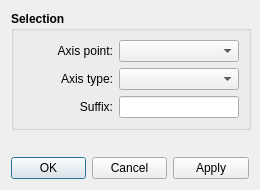
<?xml version="1.0" encoding="UTF-8"?>
<ui version="4.0">
 <class>DialogMirrorByAxis</class>
 <widget class="QDialog" name="DialogMirrorByAxis">
  <property name="geometry">
   <rect>
    <x>0</x>
    <y>0</y>
    <width>260</width>
    <height>190</height>
   </rect>
  </property>
  <property name="minimumSize">
   <size>
    <width>260</width>
    <height>190</height>
   </size>
  </property>
  <property name="windowTitle">
   <string>Mirror by Axis</string>
  </property>
  <layout class="QVBoxLayout" name="verticalLayout">
   <item>
    <widget class="QGroupBox" name="groupBox">
     <property name="minimumSize">
      <size>
       <width>240</width>
       <height>0</height>
      </size>
     </property>
     <property name="maximumSize">
      <size>
       <width>16777215</width>
       <height>16777215</height>
      </size>
     </property>
     <property name="font">
      <font>
       <pointsize>9</pointsize>
       <bold>true</bold>
      </font>
     </property>
     <property name="title">
      <string>Selection</string>
     </property>
     <layout class="QVBoxLayout" name="verticalLayout_2">
      <item>
       <layout class="QFormLayout" name="formLayout">
        <property name="labelAlignment">
         <set>Qt::AlignRight|Qt::AlignTrailing|Qt::AlignVCenter</set>
        </property>
        <item row="0" column="0">
         <widget class="QLabel" name="originPoint_Label">
          <property name="minimumSize">
           <size>
            <width>90</width>
            <height>0</height>
           </size>
          </property>
          <property name="font">
           <font>
            <pointsize>9</pointsize>
            <bold>false</bold>
           </font>
          </property>
          <property name="text">
           <string>Axis point:</string>
          </property>
          <property name="alignment">
           <set>Qt::AlignRight|Qt::AlignTrailing|Qt::AlignVCenter</set>
          </property>
         </widget>
        </item>
        <item row="0" column="1">
         <widget class="QComboBox" name="originPoint_ComboBox">
          <property name="minimumSize">
           <size>
            <width>80</width>
            <height>0</height>
           </size>
          </property>
          <property name="font">
           <font>
            <pointsize>9</pointsize>
            <bold>false</bold>
           </font>
          </property>
         </widget>
        </item>
        <item row="2" column="0">
         <widget class="QLabel" name="suffix_Label">
          <property name="minimumSize">
           <size>
            <width>90</width>
            <height>0</height>
           </size>
          </property>
          <property name="font">
           <font>
            <pointsize>9</pointsize>
            <bold>false</bold>
           </font>
          </property>
          <property name="text">
           <string>Suffix:</string>
          </property>
          <property name="alignment">
           <set>Qt::AlignRight|Qt::AlignTrailing|Qt::AlignVCenter</set>
          </property>
         </widget>
        </item>
        <item row="2" column="1">
         <widget class="QLineEdit" name="suffix_LineEdit">
          <property name="minimumSize">
           <size>
            <width>80</width>
            <height>0</height>
           </size>
          </property>
          <property name="font">
           <font>
            <pointsize>9</pointsize>
            <bold>false</bold>
           </font>
          </property>
         </widget>
        </item>
        <item row="1" column="0">
         <widget class="QLabel" name="axisType_Label">
          <property name="minimumSize">
           <size>
            <width>90</width>
            <height>0</height>
           </size>
          </property>
          <property name="font">
           <font>
            <pointsize>9</pointsize>
            <bold>false</bold>
           </font>
          </property>
          <property name="text">
           <string>Axis type:</string>
          </property>
          <property name="alignment">
           <set>Qt::AlignRight|Qt::AlignTrailing|Qt::AlignVCenter</set>
          </property>
         </widget>
        </item>
        <item row="1" column="1">
         <widget class="QComboBox" name="axisType_ComboBox">
          <property name="minimumSize">
           <size>
            <width>80</width>
            <height>0</height>
           </size>
          </property>
          <property name="font">
           <font>
            <pointsize>9</pointsize>
            <bold>false</bold>
           </font>
          </property>
         </widget>
        </item>
       </layout>
      </item>
     </layout>
    </widget>
   </item>
   <item>
    <spacer name="verticalSpacer">
     <property name="orientation">
      <enum>Qt::Vertical</enum>
     </property>
     <property name="sizeHint" stdset="0">
      <size>
       <width>20</width>
       <height>40</height>
      </size>
     </property>
    </spacer>
   </item>
   <item>
    <widget class="QDialogButtonBox" name="buttonBox">
     <property name="orientation">
      <enum>Qt::Horizontal</enum>
     </property>
     <property name="standardButtons">
      <set>QDialogButtonBox::Apply|QDialogButtonBox::Cancel|QDialogButtonBox::Ok</set>
     </property>
    </widget>
   </item>
  </layout>
 </widget>
 <resources/>
 <connections>
  <connection>
   <sender>buttonBox</sender>
   <signal>accepted()</signal>
   <receiver>DialogMirrorByAxis</receiver>
   <slot>accept()</slot>
   <hints>
    <hint type="sourcelabel">
     <x>248</x>
     <y>254</y>
    </hint>
    <hint type="destinationlabel">
     <x>157</x>
     <y>274</y>
    </hint>
   </hints>
  </connection>
  <connection>
   <sender>buttonBox</sender>
   <signal>rejected()</signal>
   <receiver>DialogMirrorByAxis</receiver>
   <slot>reject()</slot>
   <hints>
    <hint type="sourcelabel">
     <x>316</x>
     <y>260</y>
    </hint>
    <hint type="destinationlabel">
     <x>286</x>
     <y>274</y>
    </hint>
   </hints>
  </connection>
 </connections>
</ui>
